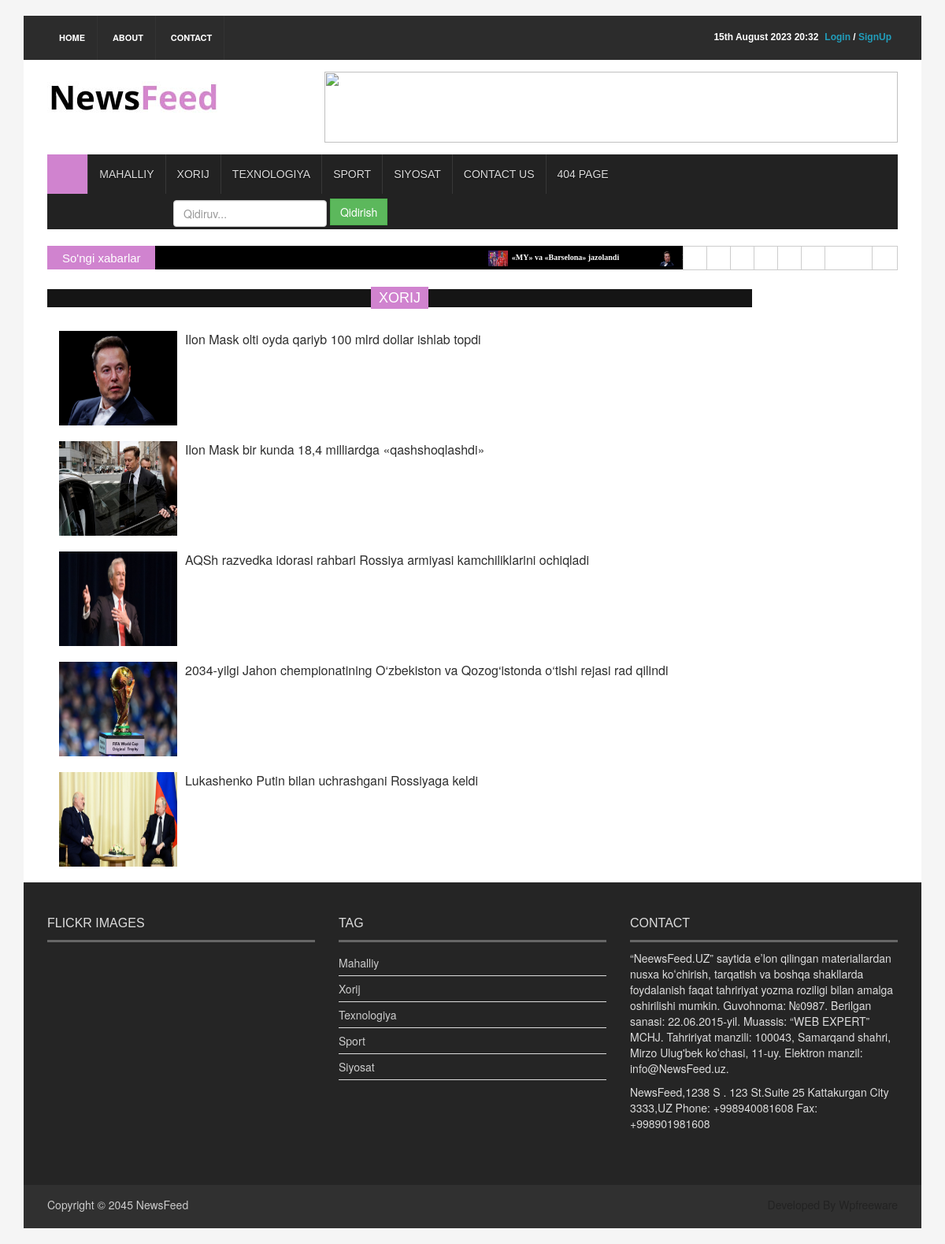
The app's page /xorij/ with its own data.
### news_app/models.py (models this page shows, shortened)
class News(models.Model, HitCountMixin):
    title = models.CharField(max_length=250)
    slug = models.SlugField(max_length=250)
    body = models.TextField()
    image = models.ImageField(upload_to='news/images')
    category = models.ForeignKey(Category, on_delete=models.CASCADE)
    publish_time = models.DateTimeField(default=timezone.now)
    create_time = models.DateTimeField(auto_now_add=True)
    updated_time = models.DateTimeField(auto_now=True)
    class Status(models.TextChoices):
        Draft = "DF", "Draft"
        Published = "PB", "Published"
    status = models.CharField(max_length=2, choices=Status.choices, default=Status.Draft)
    objects = models.Manager() # default manager
    published = PublishedManager() # yangi o'zimiz yaratgan manager/ faqat Published bo'lganlarni chiqaradi
    class Meta:
        ordering = ('-publish_time',) # Oxirgi qo'shilgan yangilik birinchi chiqadi
    def get_absolute_url(self):
        return reverse("news_detail", args=[self.slug])

class Category(models.Model):
    name = models.CharField(max_length=150)

### news_app/views.py (the view)
# urls.py: path('xorij/', XorijView.as_view(), name='xorij_page'),
class XorijView(View):
    def get(self, request):
        news = News.published.filter(category__name='Xorij').order_by('-publish_time')
        context = {
            "news":news,
        }
        return render(request, "news/xorij.html", context=context)

### news_app/context_processor.py (called while the page is built)
def latest_news(request):
    latest_news = News.published.all().order_by('-publish_time')[:10]
    latest_news2 = News.published.all().order_by('-publish_time')[:5]
    sport_news = News.published.filter(category__name='Sport').order_by('-publish_time')[1:5]
    category = Category.objects.all()
    context ={
        "latest_news":latest_news,
        "latest_news2":latest_news2,
        "category":category,
        "sport_news":sport_news,
    }
    return context

### news_app/models.py (called while the page is built)
    def get_queryset(self):
        return super().get_queryset().filter(status=News.Status.Published)

### templates/news/xorij.html (shortened to what this page needs)
{% extends 'news/base.html' %}
{% load static %}
{% block content %}
  <section id="contentSection">
    <div class="row">
      <div class="col-lg-10 col-md-10 col-sm-10">
        <div class="latest_post">
          <h2><span>Xorij</span></h2>
          <div class="container">
            {% for news in news %}
            <ul class="" style="margin-bottom:20px">
              <li style="margin-top:20px">
                <div class="media"> <a href="{{ news.get_absolute_url }}" class="media-left"> <img alt="" src="{{ news.image.url }}" style="width: 150px; height: 120px"> </a>
                  <div class="media-body"> <a href="{{ news.get_absolute_url }}" class="catg_title" style="font-size: 16px"> {{ news.title }}</a> </div>
                </div>
              </li>
            </ul>
            {% endfor %}
          </div>
        </div>
      </div>
    </div>
  </section>
{% endblock content %}

### templates/news/base.html (shortened to what this page needs)
{% load static %}
<!DOCTYPE html>
<html>
<head>
<link rel="stylesheet" type="text/css" href="{% static  'css/bootstrap.min.css' %}">
<link rel="stylesheet" type="text/css" href="{% static  'css/font-awesome.min.css' %}">
<link rel="stylesheet" type="text/css" href="{% static  'css/animate.css' %}">
<link rel="stylesheet" type="text/css" href="{% static  'css/font.css' %}">
<link rel="stylesheet" type="text/css" href="{% static  'css/li-scroller.css' %}">
<link rel="stylesheet" type="text/css" href="{% static  'css/slick.css' %}">
<link rel="stylesheet" type="text/css" href="{% static  'css/jquery.fancybox.css' %}">
<link rel="stylesheet" type="text/css" href="{% static  'css/theme.css' %}">
<link rel="stylesheet" type="text/css" href="{% static  'css/style.css' %}">
</head>
<body>
<div class="container">
  <header id="header">
    <div class="row">
      <div class="col-lg-12 col-md-12 col-sm-12">
        <div class="header_top">
          <div class="header_top_left">
            <ul class="top_nav">
              <li><a href="{% url 'home_page' %}">Home</a></li>
              <li><a href="#">About</a></li>
              <li><a href="{% url 'contact_page' %}">Contact</a></li>
            </ul>
          </div>
          <div class="header_top_right">
            {% if request.user.is_authenticated %}
            <p><a href="{% url 'logout' %}" style="color: red">Logout</a> </p>
            <p> / </p>
               <p><a style="color: #a2d2ff" href="{% url 'user_profile' %}">{{request.user.username}}</a></p>
            {% else %}
                <p><a href="{% url 'login' %}" style="color: #219ebc">Login</a> / <a href="{% url 'register' %}" style="color: #219ebc">SignUp</a> </p>
            {% endif %}
            <p>{% now "jS F Y H:i" %}</p>
          </div>
        </div>
      </div>
      <div class="col-lg-12 col-md-12 col-sm-12">
        <div class="header_bottom">
          <div class="logo_area"><a href="{% url 'home_page' %}" class="logo"><img src="{% static 'images/logo.jpg' %}" alt=""></a></div>
          <div class="add_banner"><a href="#"><img src="{% static 'images/addbanner_728x90_V1.jpg' %}" alt=""></a></div>
        </div>
      </div>
    </div>
  </header>
  <section id="navArea">
    <nav class="navbar navbar-inverse" role="navigation">
      <div id="navbar" class="navbar-collapse collapse">
        <ul class="nav navbar-nav main_nav">
          <li class="active"><a href="{% url 'home_page' %}"><span class="fa fa-home desktop-home"></span><span class="mobile-show">Home</span></a></li>
          <li><a href="{% url 'mahalliy_page' %}">Mahalliy</a></li>
          <li><a href="{% url 'xorij_page' %}">Xorij</a></li>
          <li><a href="{% url 'texnologiya_page' %}">Texnologiya</a></li>
          <li><a href="{% url 'sport_page' %}">Sport</a></li>
          <li><a href="{% url 'siyosat_page' %}">Siyosat</a></li>
          <li><a href="{% url 'contact_page' %}">Contact Us</a></li>
          <li><a href="{% url '404_page' %}">404 Page</a></li>
          <li style="margin-left: 160px; margin-top: 6px">
            <form method="get" class="form-inline" action="{% url 'search' %}">
              <input type="search" name="q" placeholder="Qidiruv..." class="form-control">
              <button type="submit" class="btn btn-success">Qidirish</button>
            </form>
          </li>
        </ul>
      </div>
    </nav>
          <div class="col-lg-12 col-md-12 col-sm-12">
</div>
  </section>
  <section id="newsSection">
    <div class="row">
      <div class="col-lg-12 col-md-12">
        <div class="latest_newsarea"> <span>So'ngi xabarlar</span>
          <ul id="ticker01" class="news_sticker">
            {% for news in latest_news %}
            <li><a href="{{ news.get_absolute_url }}"><img src="{{ news.image.url }}" alt="">{{ news.title }}</a></li>
            {% endfor %}
          </ul>
          <div class="social_area">
            <ul class="social_nav">
              <li class="facebook"><a href="#"></a></li>
              <li class="twitter"><a href="#"></a></li>
              <li class="flickr"><a href="#"></a></li>
              <li class="pinterest"><a href="#"></a></li>
              <li class="googleplus"><a href="#"></a></li>
              <li class="vimeo"><a href="#"></a></li>
              <li class="youtube"><a href="#"></a></li>
              <li class="mail"><a href="#"></a></li>
            </ul>
          </div>
        </div>
      </div>
    </div>
  </section>
{% block content %}
{% endblock content %}
  <footer id="footer">
    <div class="footer_top">
      <div class="row">
        <div class="col-lg-4 col-md-4 col-sm-4">
          <div class="footer_widget wow fadeInLeftBig">
            <h2>Flickr Images</h2>
          </div>
        </div>
        <div class="col-lg-4 col-md-4 col-sm-4">
          <div class="footer_widget wow fadeInDown">
            <h2>Tag</h2>
            <ul class="tag_nav">
              {% for category in category %}
              <li><a href="#">{{category.name}}</a></li>
              {% endfor %}
            </ul>
          </div>
        </div>
        <div class="col-lg-4 col-md-4 col-sm-4">
          <div class="footer_widget wow fadeInRightBig">
            <h2>Contact</h2>
            <p>“NeewsFeed.UZ” saytida eʼlon qilingan materiallardan nusxa koʻchirish, tarqatish va boshqa shakllarda foydalanish faqat tahririyat yozma roziligi bilan amalga oshirilishi mumkin.
Guvohnoma: №0987. Berilgan sanasi: 22.06.2015-yil. Muassis: “WEB EXPERT” MCHJ. Tahririyat manzili: 100043, Samarqand shahri,  Mirzo Ulug'bek koʻchasi, 11-uy. Elektron manzil: info@NewsFeed.uz.
</p>
            <address>
            NewsFeed,1238 S . 123 St.Suite 25 Kattakurgan City 3333,UZ Phone: +998940081608 Fax: +998901981608            </address>
          </div>
        </div>
      </div>
    </div>
    <div class="footer_bottom">
      <p class="copyright">Copyright &copy; 2045 <a href="{% url 'home_page' %}">NewsFeed</a></p>
      <p class="developer">Developed By Wpfreeware</p>
    </div>
  </footer>
</div>
</body>
</html>

### staticfiles/css/li-scroller.css (style rules this page uses)
ul.newsticker { position:relative; left:750px; font:bold 10px Verdana; list-style-type:none; margin:0; padding:0 }
ul.newsticker li { float:left; margin:0; padding:0 }
ul.newsticker a { white-space:nowrap; padding:0; color:#fff; margin:0 50px 0 0 }
ul.newsticker a > img { height:20px; margin-right:5px; width:25px }

### staticfiles/css/theme.css (style rules this page uses)
.navbar-inverse .navbar-nav > .active > a, .navbar-inverse .navbar-nav > .active > a:hover, .navbar-inverse .navbar-nav > .active > a:focus { background-color:#d083cf }
.latest_newsarea span { background:none repeat scroll 0 0 #d083cf }
.latest_post > h2 span { background:none repeat scroll 0 0 #d083cf }

### records on screen
News: image (picture), title "«MY» va «Barselona» jazolandi"
News: image (picture), title "Ilon Mask olti oyda qariyb 100 mlrd dollar ishlab topdi"
News: image (picture), title "Ilon Mask bir kunda 18,4 milliardga «qashshoqlashdi»"
News: image (picture), title "AQSh razvedka idorasi rahbari Rossiya armiyasi kamchiliklarini ochiqladi"
News: image (picture), title "2034-yilgi Jahon chempionatining O‘zbekiston va Qozog‘istonda o‘tishi rejasi rad qilindi"
News: image (picture), title "Lukashenko Putin bilan uchrashgani Rossiyaga keldi"
Category: name "Mahalliy"
Category: name "Xorij"
Category: name "Texnologiya"
Category: name "Sport"
Category: name "Siyosat"
